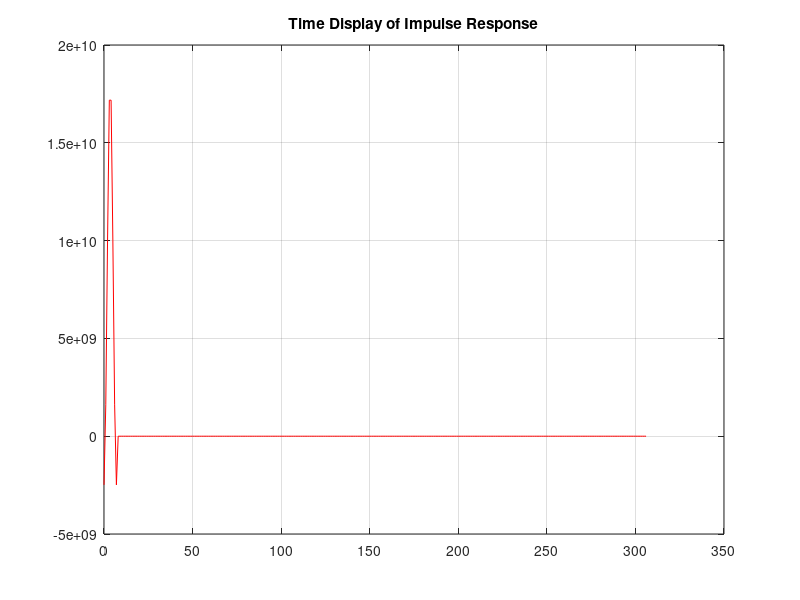
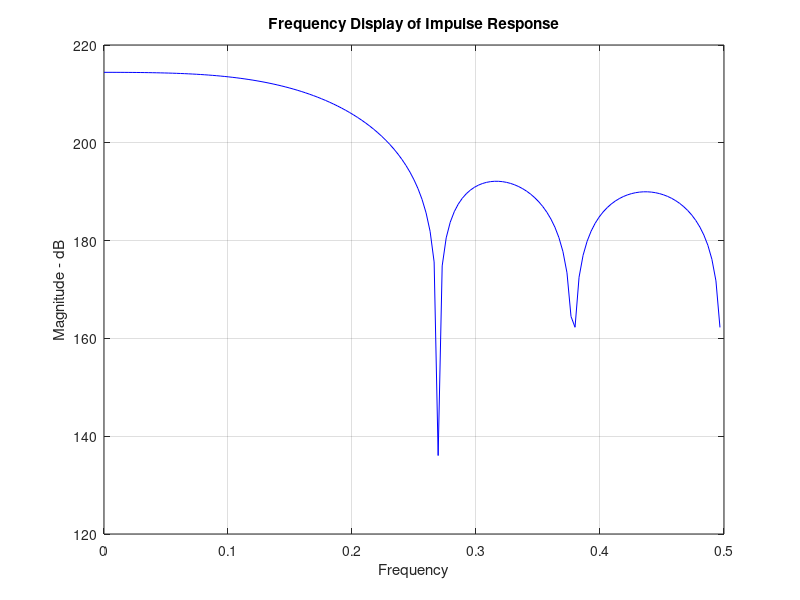
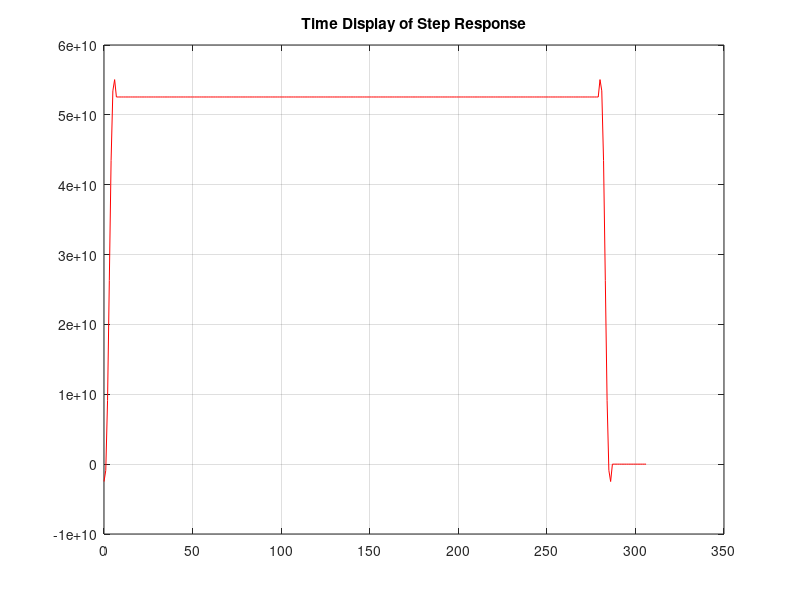
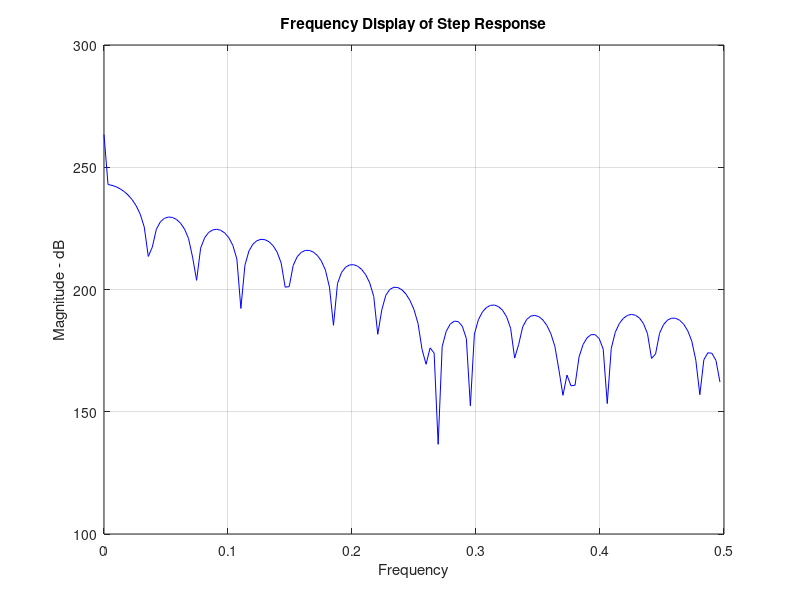

Here is the MATLAB script that generated these plots, in order:
data_width= 18;
max_data = 2^(data_width-1)-1;
min_data = -max_data;

%Filter coefficients
h=[-18979 12237 76169 131070 131070 76169 12237 -18979];

%Impulse response

   Inp = zeros(300,1);
   Inp(1)=max_data;
   %Impulse Response Plotting
   figure(1);
   output = conv(h, Inp);
   impulse_output = output;
   sz = size(output);
   max_x = max(sz);
   xline = linspace (0, max_x - 1, max_x);
   plot (xline, output,'r');
   title ('Time Display of Impulse Response');
   grid on;
   zoom on;
   outfile1 = fopen('imp_in.txt','w');
	fprintf(outfile1, '%d\n', Inp);
   fclose(outfile1);
   outfile1 = fopen('m_Inpulse_out.txt','w');
	fprintf(outfile1, '%d\n', output);
   fclose(outfile1);
   
   % Frequency Domain Plotting 
    to_plot = output;
    figure(2);
    freqdat = fft(to_plot);
    absdat = abs(freqdat);
    maxdat = max (absdat);
    logdat = 20*log10(absdat);
    sz = size(to_plot);
    numpts = max(sz);
    freq_res = 1/numpts;
    xline = linspace (0, ( (1/2)- freq_res ), round(numpts/2) );
   	plot (xline, logdat(1: round(numpts/2) ), 'b');
    title ('Frequency Display of Impulse Response');
    grid on;
    zoom on;
    xlabel ('Frequency');
    ylabel ('Magnitude - dB');
    
%Step Response
 
    step= zeros(300,1);
 	for	i=1:280
			step(i) = max_data;
	end;
	%step Response Plotting
    figure(3);
    output = conv(h,step);
    step_output = output;
    sz = size(output);
    max_x = max(sz);
    xline = linspace (0, max_x - 1, max_x);
  	plot (xline, output,'r');
    title ('Time Display of Step Response');
    grid on;
    zoom on;
    outfile2 = fopen('step_in.txt','w');
	fprintf(outfile2, '%d\n', step);
    fclose(outfile2);
      outfile2 = fopen('m_Step_out.txt','w');
	fprintf(outfile2, '%d\n', output);
    fclose(outfile2);
  
   % Frequency Domain Plotting 
    to_plot = output;
    figure(4);
    freqdat = fft(to_plot);
    absdat = abs(freqdat);
    maxdat = max (absdat);
    logdat = 20*log10(absdat);
    sz = size(to_plot);
    numpts = max(sz);
    freq_res = 1/numpts;
    xline = linspace (0, ( (1/2)- freq_res ), round(numpts/2) );
  	plot (xline, logdat(1: round(numpts/2) ), 'b');
    title ('Frequency Display of Step Response');
    grid on;
    zoom on;
    xlabel ('Frequency');
    ylabel ('Magnitude - dB');
    
%Ramdom Input

    random = round((rand(1, 100)-0.5)*(2^data_width-2)-1); 
    int_random = round(random);
    % Saturating Input Value
    a_in = find (int_random > max_data);
    b_in = find (int_random < min_data);
    if (~isempty(a_in)|~isempty(b_in))
         lenax = length (a_in);
         lenbx = length (b_in);
        for i = 1:lenax
             int_random(a_in(i)) = max_data;
        end
        for i = 1:lenbx
             int_random(b_in(i)) = min_data;
         end
    end
   %Random Response Plotting
    figure(5);
    output = conv(h,int_random');
    random_output = output;
    sz = size(output);
    max_x = max(sz);
    xline = linspace (0, max_x - 1, max_x);
  	plot (xline, output,'r');
    title ('Time Display of random Response');
    grid on;
    zoom on;
    outfile3 = fopen('rand_in.txt','w');
	fprintf(outfile3, '%d\n', int_random);
	fclose(outfile3);
    outfile3 = fopen('m_Random_out.txt','w');
	fprintf(outfile3, '%d\n', output);
	fclose(outfile3);

  
    % Frequency Domain Plotting 
    to_plot = output;
    figure(6);
    freqdat = fft(to_plot);
    absdat = abs(freqdat);
    maxdat = max(absdat);
    logdat = 20*log10(absdat);
    sz = size(to_plot);
    numpts = max(sz);
    freq_res = 1/numpts;
    xline = linspace (0, ( (1/2)- freq_res ), round(numpts/2) );
   	plot (xline, logdat(1: round(numpts/2) ), 'b');
    title ('Frequency Display of Random Response');
    grid on;
    zoom on;
    xlabel ('Frequency');
    ylabel ('Magnitude - dB');
    
    